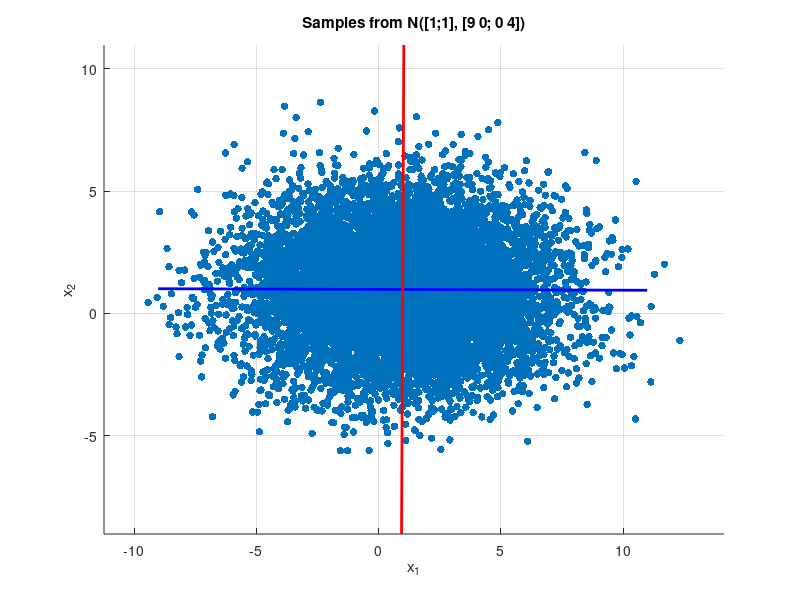
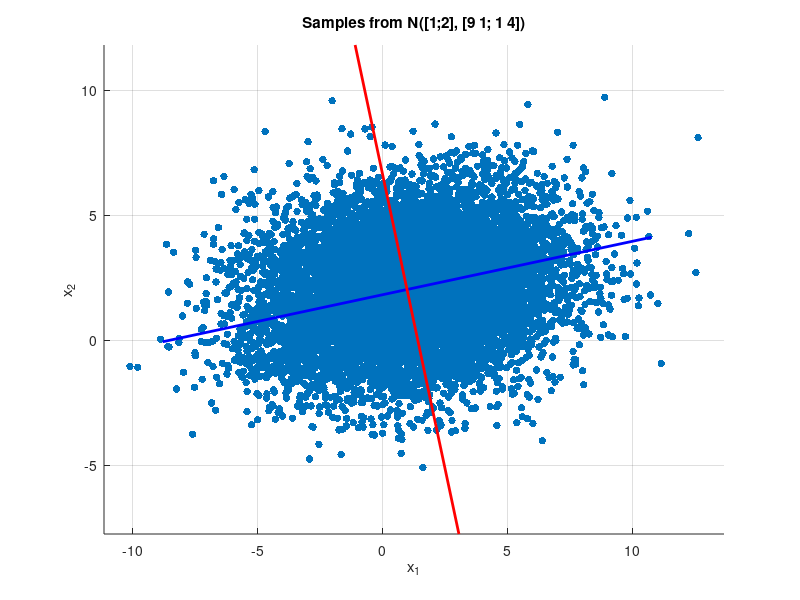

Write the MATLAB code that produced these figures, in order.
n = 10000;


function X = sample_gauss_a(n)
    mu = [1; 1];
    A  = [3 0; 0 2];
    Z  = randn(2, n);
    X  = (A * Z) + mu;
    X  = X.';
end

function X = sample_gauss_b(n)
    mu = [1; 2];
    A  = [3, 0; 1/3, sqrt(35)/3];
    Z  = randn(2, n);
    X  = (A * Z) + mu;
    X  = X.';
end

function [v_min,v_max,th_min,th_max,var_min,var_max,theta,vars] = sweep_var_dirs(X)
    Xc = X - mean(X,1);
    theta = linspace(0, 2*pi, 1000);
    vars  = zeros(size(theta));
    for k = 1:numel(theta)
        v = [cos(theta(k)); sin(theta(k))];
        y = Xc * v;
        vars(k) = mean(y.^2);
    end
    [var_max, iMax] = max(vars);
    [var_min, iMin] = min(vars);
    th_max = theta(iMax);  v_max = [cos(th_max); sin(th_max)];
    th_min = theta(iMin);  v_min = [cos(th_min); sin(th_min)];
end

X1 = sample_gauss_a(n);
X2 = sample_gauss_b(n);

[vmin1,vmax1,thmin1,thmax1,varmin1,varmax1,theta1,vars1] = sweep_var_dirs(X1);
figure(1); clf;
scatter(X1(:,1), X1(:,2), 30, 'filled');
axis equal; grid on;
xlabel('x_1'); ylabel('x_2');
title('Samples from N([1;1], [9 0; 0 4])');

mu1 = mean(X1,1);
L = 10;
hold on; plot(mu1(1)+[-L L]*vmax1(1), mu1(2)+[-L L]*vmax1(2), 'b-', 'LineWidth', 2);
plot(mu1(1)+[-L L]*vmin1(1), mu1(2)+[-L L]*vmin1(2), 'r-', 'LineWidth', 2);
fprintf('\nCase (a): N([1;1],[9 0; 0 4])\n');
fprintf('  v_max (empirical) = [%.6f  %.6f]^T,  Var ≈ %.6f\n', ...
        vmax1(1), vmax1(2), varmax1);
fprintf('  v_min (empirical) = [%.6f  %.6f]^T,  Var ≈ %.6f\n', ...
        vmin1(1), vmin1(2), varmin1);

[vmin2,vmax2,thmin2,thmax2,varmin2,varmax2,theta2,vars2] = sweep_var_dirs(X2);
figure(2); clf;
scatter(X2(:,1), X2(:,2), 30, 'filled');
axis equal; grid on;
xlabel('x_1'); ylabel('x_2');
title('Samples from N([1;2], [9 1; 1 4])');

mu2 = mean(X2,1);
L = 10;
hold on; plot(mu2(1)+[-L L]*vmax2(1), mu2(2)+[-L L]*vmax2(2), 'b-', 'LineWidth', 2);
plot(mu2(1)+[-L L]*vmin2(1), mu2(2)+[-L L]*vmin2(2), 'r-', 'LineWidth', 2);
fprintf('\nCase (b): N([1;2],[9 1; 1 4])\n');
fprintf('  v_max (empirical) = [%.6f  %.6f]^T,  Var ≈ %.6f\n', ...
        vmax2(1), vmax2(2), varmax2);
fprintf('  v_min (empirical) = [%.6f  %.6f]^T,  Var ≈ %.6f\n', ...
        vmin2(1), vmin2(2), varmin2);
